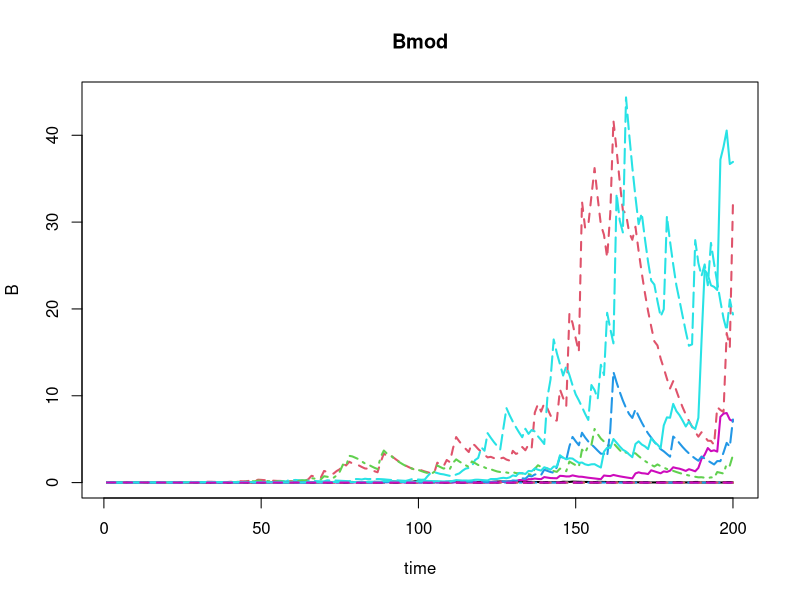
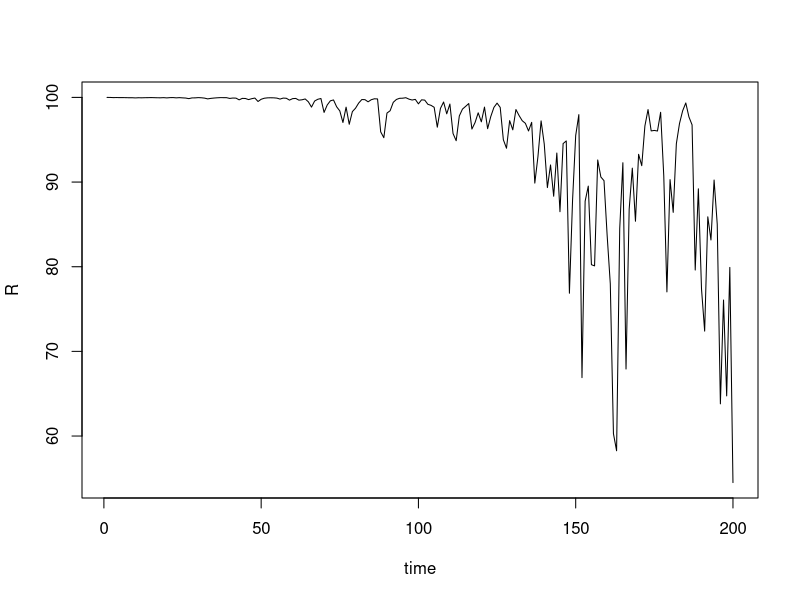
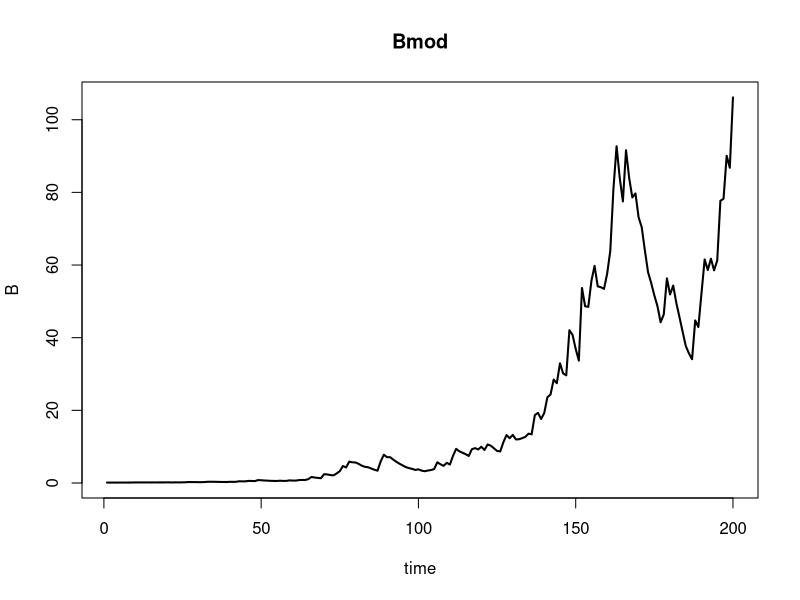
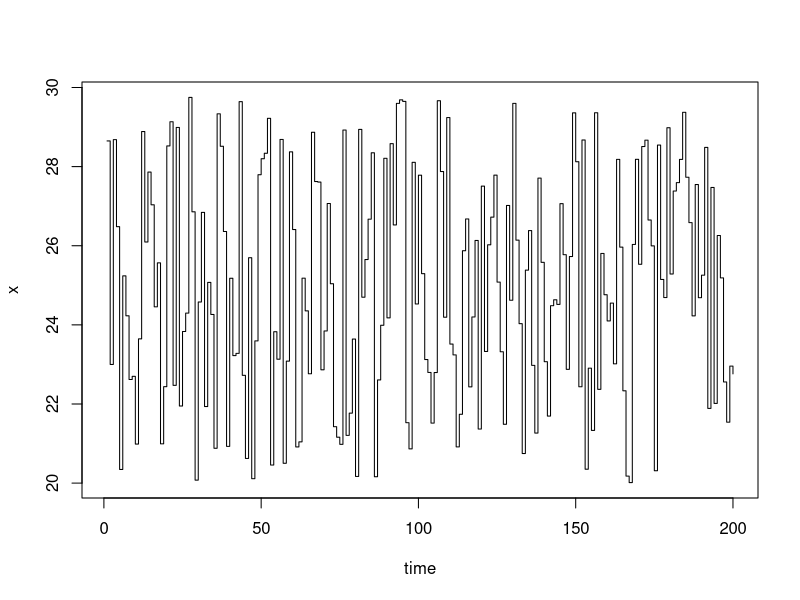
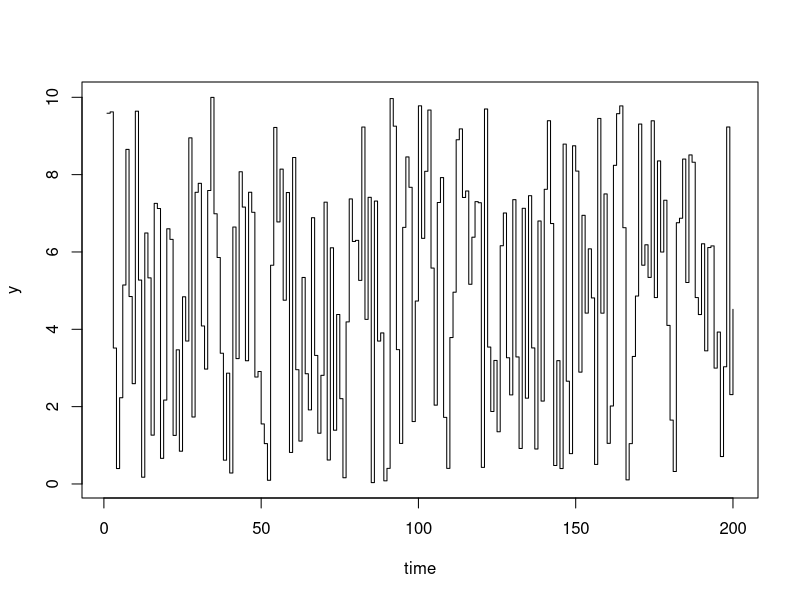
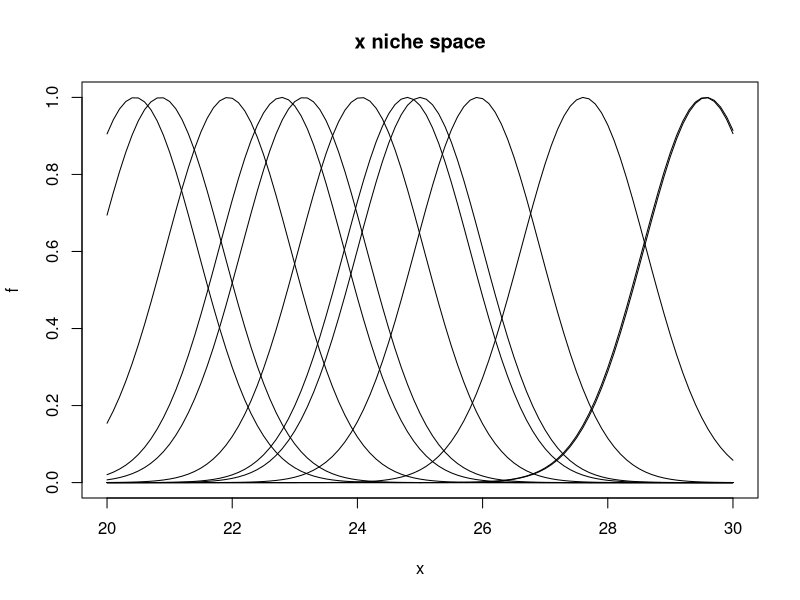
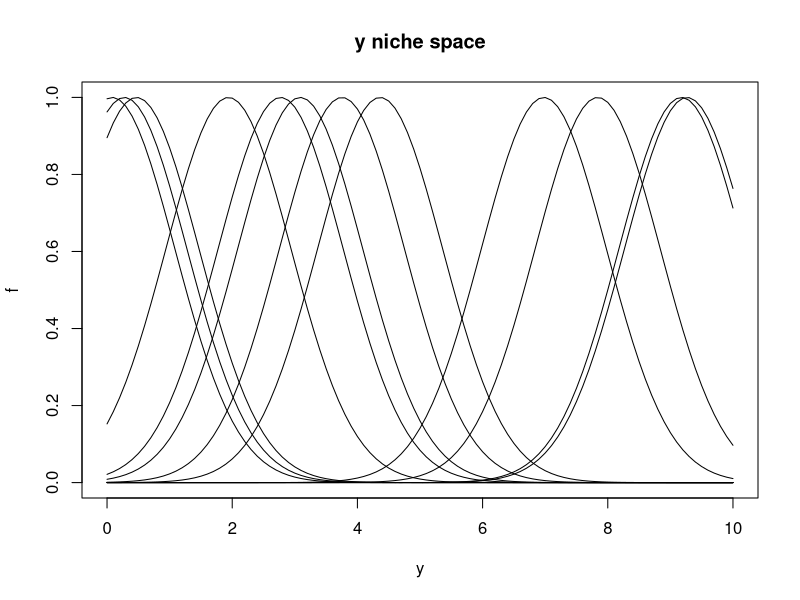

These charts were generated, in order, by the following R code:
####### Lehman biomass model
a = 1 # resource supply rate
w = 1 # width of niche
K = 10 # half-saturation rate
m = 0.1 # mortality/respiration rate
Q = 2 # biomass conversion coefficient
r = 1 # maximum gross productivity
S = 100 # resource supply point
xrange = c(20, 30) # range of x environmental variable
yrange = c(0, 10) # range of y environmental variable

require(deSolve) # load differentail equation solver package
set.seed(1989)

Bmod <- function(Time, State, Pars) {
  with(as.list(c(State, Pars)), {
    xt<-xlist[floor(Time)]
    yt<-ylist[floor(Time)]

    gix<-r*exp(-0.5*((abs(xopt-xt)*(xstr)+abs(yopt-yt)*(1-xstr))/w)^2)
    
    dB<-(gix*(State[1]/(State[1]+K))-m)*State[-1]
    dR<-a*(S-State[1])-sum(Q*gix*(State[1]/(State[1]+K)*State[-1]))
    
    return(list(c(dR, dB)))
  })
}

nspec<-12
pars  <- list(a = 1,
              w = 1,
              K = 10,
              m = 0.1,
              Q = 2,
              r = 1,
              S = 100,
              xrange = c(20, 30),
              yrange = c(0, 10))


B <- c(rep(0.01, nspec))
R <- 100
yini<-c(R, B)
times <- seq(1, 200, by = 1)

pars$xlist<-runif(max(times), min=pars$xrange[1], max=pars$xrange[2])
pars$ylist<-runif(max(times), min=pars$yrange[1], max=pars$yrange[2])

pars$xstr<-0.5

pars$xopt<-runif(nspec, min=pars$xrange[1], max=pars$xrange[2])
pars$yopt<-runif(nspec, min=pars$yrange[1], max=pars$yrange[2])

out   <- ode(yini, times, Bmod, pars)
########################################
## Plotting
########################################

matplot(out[ , 1], out[ , -c(1,2)], type = "l", xlab = "time", ylab = "B",
        main = "Bmod", lwd = 2)
plot(out[,1], out[,2], type="l", xlab="time", ylab="R")
plot(out[ , 1], rowSums(out[ , -c(1,2)]), type = "l", xlab = "time", ylab = "B",
        main = "Bmod", lwd = 2)
plot(out[,1], pars$xlist, type="s", xlab="time", ylab="x")
plot(out[,1], pars$ylist, type="s", xlab="time", ylab="y")

#Plot niche space
plot(pars$xrange, c(0,1), xlab="x", ylab="f", type="n", main="x niche space")
dlist<-seq(20,30,by=0.1)
for(i in pars$xopt) {
  lines(dlist, r*exp(-0.5*((abs(i-dlist))/w)^2))
}

plot(pars$yrange, c(0,1), xlab="y", ylab="f", type="n", main="y niche space")
dlist<-seq(0,10,by=0.1)
for(i in pars$yopt) {
  lines(dlist, r*exp(-0.5*((abs(i-dlist))/w)^2))
}
